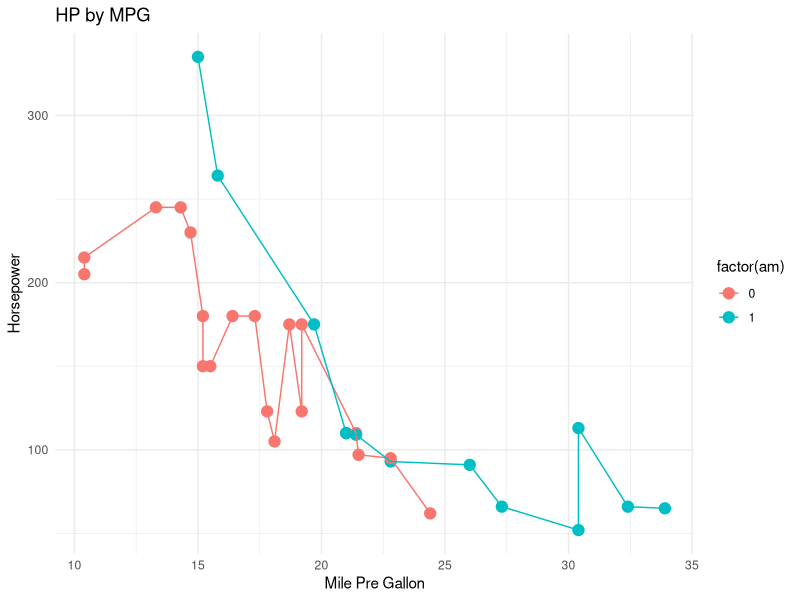
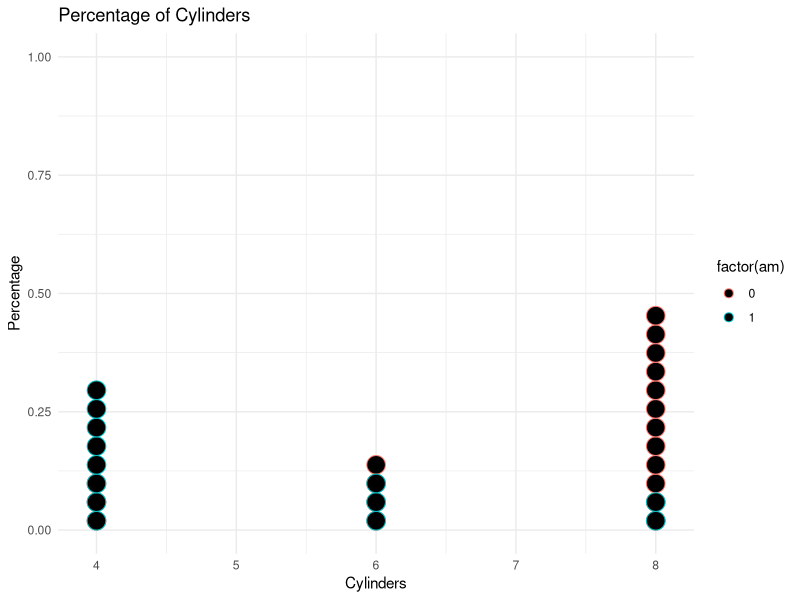
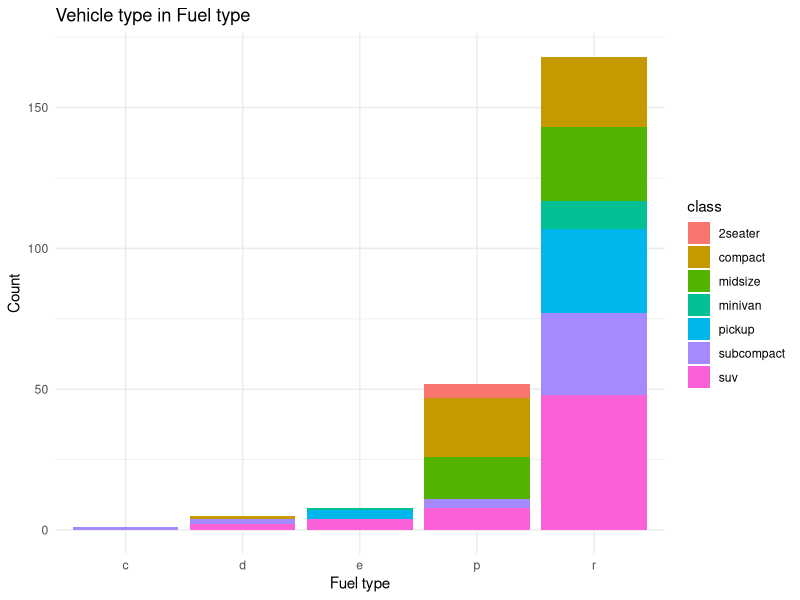
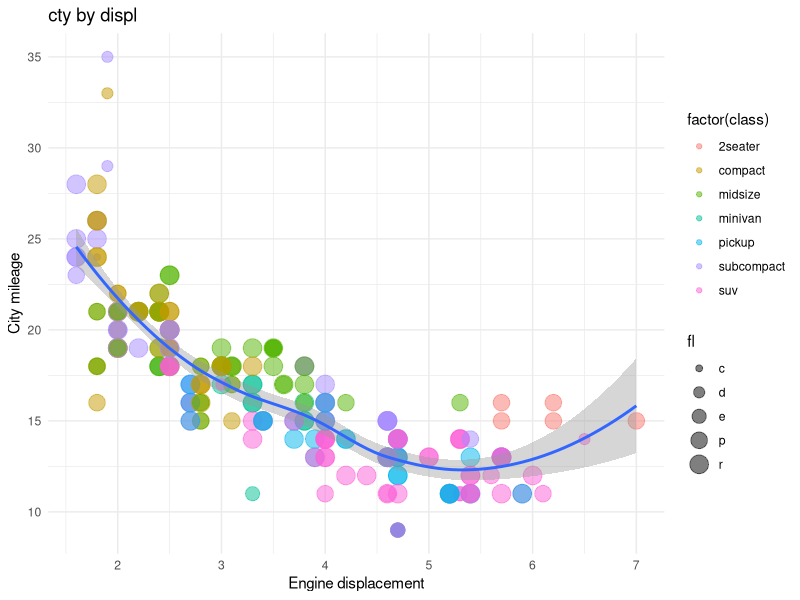

Write R code to recreate these figures, in order.
#install packege
install.packages("ggplot2")
install.packages("dplyr")
library(dplyr)
library(ggplot2)

#dataset mtcars
#am  Transmission (0 = automatic, 1 = manual)
tibble::as_tibble(mtcars)
df <- tibble::as_tibble(mtcars)
summary(df)
str(df)

#plotgraph1
a <- ggplot(df , aes(mpg,hp)) 
a + geom_point(size = 3.5,aes(colour = factor(am)))          + geom_line(aes(colour = factor(am))) + labs(x="Mile Pre Gallon", y="Horsepower",title="HP by MPG") + theme_minimal()
 
#plotgraph2
b <- ggplot(df, aes(cyl))  
b + geom_dotplot(aes(colour = factor(am))) + labs(x="Cylinders",y="Percentage",title="Percentage of Cylinders") + theme_minimal() 

#dataset mpg
mpg <- mpg
tibble::as_tibble(mpg)
str(mpg)

#plotgraph3
c <- ggplot(mpg,aes(fl,fill = class))
c + geom_bar(position = "stack")  + labs(x="Fuel type",y="Count",title="Vehicle type in Fuel type") + theme_minimal()

#plotgraph4
d <- ggplot(mpg,aes(displ,cty))
d + geom_point(aes(colour = factor(class), size = fl),alpha = 0.5) + geom_smooth(methon = lm) + labs(x="Engine displacement",y="City mileage",title="cty by displ") + theme_minimal() 


